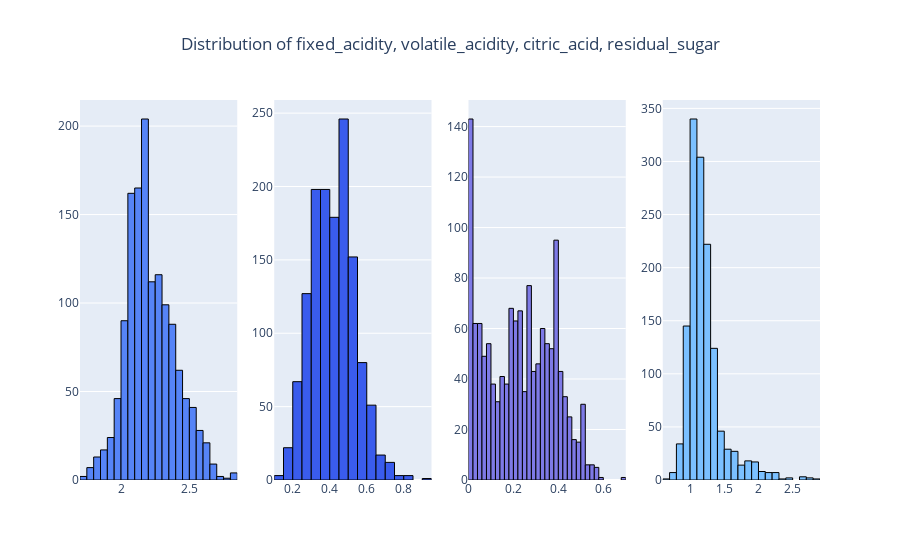

The notebook cell this image was saved under:
### Markdown cell above
Our analysis of the correlation matrix reveals notable relationships within the red wine data:

### Positive Correlations:
- **Fixed Acidity and Citric Acid**: This suggests a trend where wines with higher fixed acidity tend to also possess higher citric acid content, potentially contributing to the overall flavor profile.
- **Quality and Alcohol**: Exhibits the strongest positive correlation in the dataset, indicating that wines with higher alcohol content are generally perceived as being of higher quality.

### Negative Correlations:
- **Volatile Acidity and Quality**: There is a trend where higher levels of volatile acidity are associated with lower wine quality, likely due to the influence on taste and aroma.
- **pH and Citric Acid**: Demonstrates that wines with higher acidity typically have lower pH values, reflecting the direct chemical relationship between these factors.

Given these correlations, we should check our distributions once again before moving forward.

### Code cell
plot_histograms(transformed_wine_df, ["fixed_acidity", "volatile_acidity", "citric_acid", "residual_sugar"])

### Figure 1 — Plotly figure (JSON) as saved in the notebook; plotly's stock layout.template omitted (floating-point values rounded to 4 significant figures; data arrays with more than 128 entries replaced by an {"elided": "..."} marker saying what was removed)
{"data": [{"marker": {"color": "#5684F7", "line": {"color": "#000000", "width": 1}}, "name": "fixed_acidity", "nbinsx": 40, "type": "histogram", "x": {"elided": "1359 float values"}, "xaxis": "x", "yaxis": "y"}, {"marker": {"color": "#3A5CED", "line": {"color": "#000000", "width": 1}}, "name": "volatile_acidity", "nbinsx": 40, "type": "histogram", "x": {"elided": "1359 float values"}, "xaxis": "x2", "yaxis": "y2"}, {"marker": {"color": "#7E7AE6", "line": {"color": "#000000", "width": 1}}, "name": "citric_acid", "nbinsx": 40, "type": "histogram", "x": {"elided": "1359 float values"}, "xaxis": "x3", "yaxis": "y3"}, {"marker": {"color": "#7BC0FF", "line": {"color": "#000000", "width": 1}}, "name": "residual_sugar", "nbinsx": 40, "type": "histogram", "x": {"elided": "1359 float values"}, "xaxis": "x4", "yaxis": "y4"}], "layout": {"autosize": true, "showlegend": false, "title": {"text": "Distribution of fixed_acidity, volatile_acidity, citric_acid, residual_sugar", "x": 0.5}, "xaxis": {"anchor": "y", "autorange": true, "domain": [0, 0.2125], "range": [1.7, 2.85], "type": "linear"}, "xaxis2": {"anchor": "y2", "autorange": true, "domain": [0.2625, 0.475], "range": [0.1, 0.95], "type": "linear"}, "xaxis3": {"anchor": "y3", "autorange": true, "domain": [0.525, 0.7375], "range": [4.684e-17, 0.7], "type": "linear"}, "xaxis4": {"anchor": "y4", "autorange": true, "domain": [0.7875, 1], "range": [0.6, 2.9], "type": "linear"}, "yaxis": {"anchor": "x", "autorange": true, "domain": [0, 1], "range": [0, 214.7]}, "yaxis2": {"anchor": "x2", "autorange": true, "domain": [0, 1], "range": [0, 258.9]}, "yaxis3": {"anchor": "x3", "autorange": true, "domain": [0, 1], "range": [0, 150.5]}, "yaxis4": {"anchor": "x4", "autorange": true, "domain": [0, 1], "range": [0, 357.9]}}}
